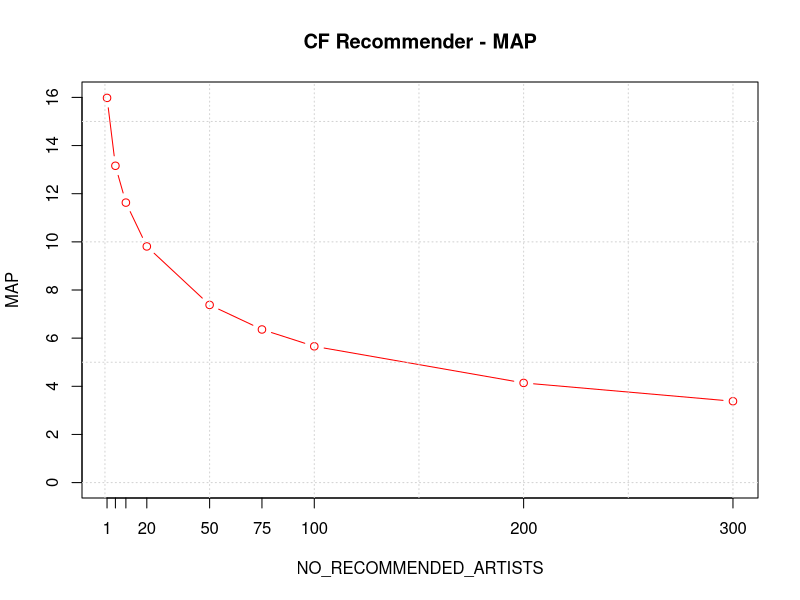
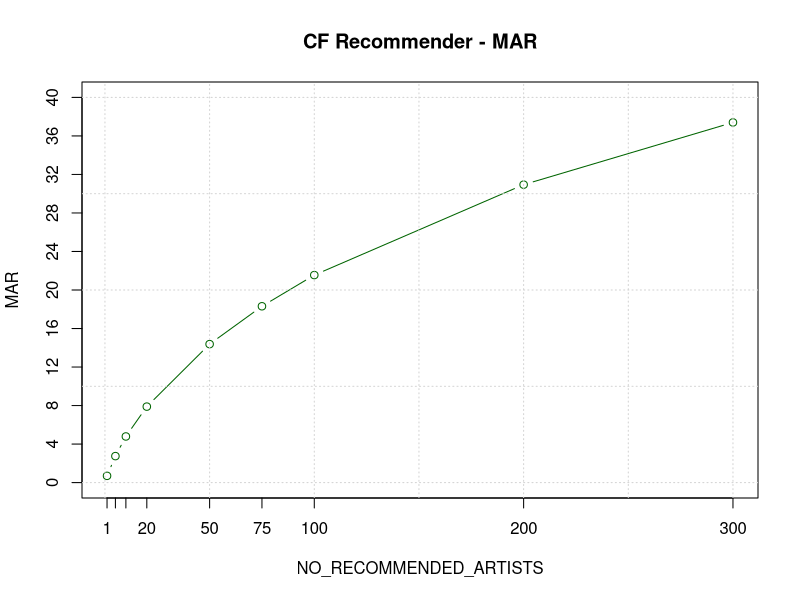
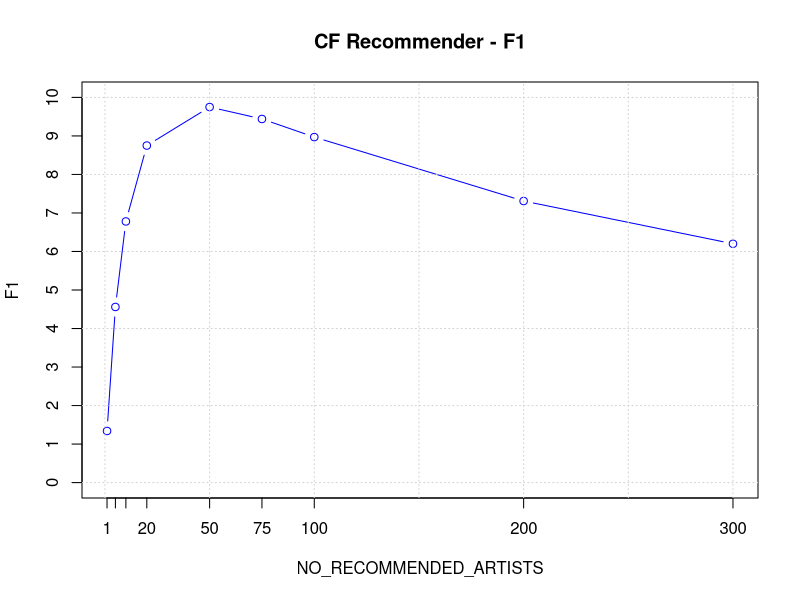
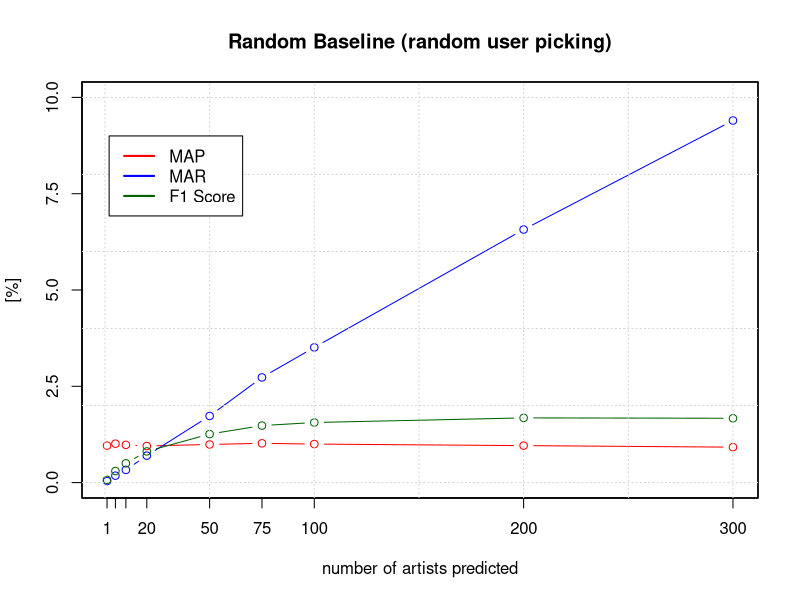
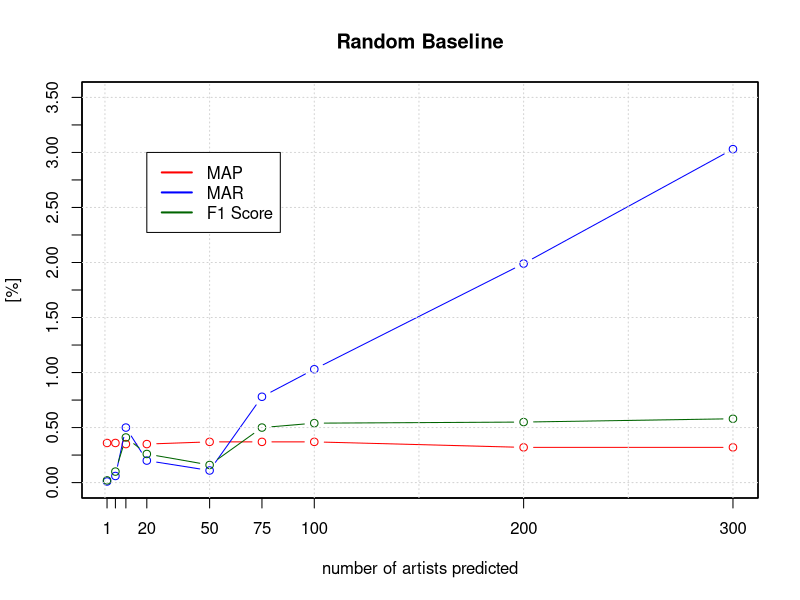
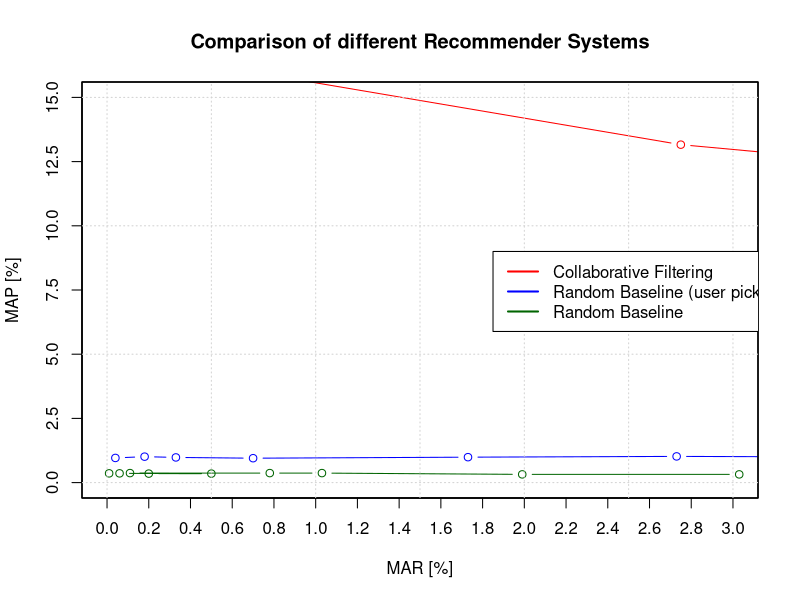

Source code (R) for these figures, in order:

# CF Recommender  (updated: 11.11.2016)

no_recommendations <- c(1, 5, 10, 20, 50, 75, 100, 200, 300)
cf_MAP <- c(15.98, 13.16, 11.63, 9.81, 7.38, 6.36, 5.66, 4.14, 3.38)
cf_MAR <- c(0.70, 2.75, 4.79, 7.89, 14.38, 18.31, 21.55, 30.94, 37.40)
cf_F1 <- c(1.34, 4.56, 6.78, 8.75, 9.75, 9.44, 8.97, 7.31, 6.20)

# CF - MAP
plot(no_recommendations, cf_MAP, type="b", xaxt="n", yaxt="n", xlab="NO_RECOMMENDED_ARTISTS", ylab="MAP", col="red", ylim=c(0,16), main="CF Recommender - MAP")
axis(1, at=no_recommendations, labels=no_recommendations)
axis(2, at=seq(0,16,by=2.0))
grid()
#text(no_recommendations+20, cf_MAP, cf_MAP) # doesnt look good because of: out of bounds problems

# CF - MAR
plot(no_recommendations, cf_MAR, type="b", xaxt="n", yaxt="n", xlab="NO_RECOMMENDED_ARTISTS", ylab="MAR", col="darkgreen", ylim=c(0,40), main="CF Recommender - MAR")
axis(1, at=no_recommendations, labels=no_recommendations)
axis(2, at=seq(0,40,by=4.0))
grid()

# CF - F1
plot(no_recommendations, cf_F1, type="b", xaxt="n", yaxt="n", xlab="NO_RECOMMENDED_ARTISTS", ylab="F1", col="blue", ylim=c(0,10), main="CF Recommender - F1")
axis(1, at=no_recommendations, labels=no_recommendations)
axis(2, at=seq(0,10,by=1.0))
grid()


# CB Recommender (updated: 11.11.2016)

no_recommendations <- c(1, 5, 10, 20, 50, 75, 100, 200, 300)
cb_MAP <- c(4.07, 3.75, 3.37, 2.92, 2.30, 2.01, 1.85, 1.34, 1.15)
cb_MAR <- c(1.56, 0.85, 1.45, 2.44, 4.72, 6.07, 7.34, 12.47, 15.61)
cb_F1 <- c(2.26, 1.39, 2.02, 2.66, 3.09, 3.02, 2.95, 2.42, 2.15)







# Random Baseline (Ours, user picking)
rb_n_artists <- c(1, 5, 10, 20, 50, 75, 100, 200, 300)
rb_MAP <- c(0.96, 1.01, 0.98, 0.95, 0.99, 1.02, 1.00, 0.96, 0.92)
rb_MAR <- c(0.04, 0.18, 0.33, 0.7, 1.73, 2.73, 3.51, 6.57, 9.40)
rb_F1 <- c(0.07, 0.3, 0.5, 0.81, 1.26, 1.48, 1.56, 1.68, 1.67)

plot(rb_n_artists, rb_MAP, type="b", xaxt="n", yaxt="n", xlab="number of artists predicted", ylab="[%]", col="red", ylim=c(0,10), main="Random Baseline (random user picking)")
par(new=TRUE)
plot(rb_n_artists, rb_MAR, type="b", xaxt="n", yaxt="n", xlab="", ylab="", col="blue", ylim=c(0,10))
par(new=TRUE)
plot(rb_n_artists, rb_F1, type="b", xaxt="n", yaxt="n", xlab="", ylab="", col="darkgreen", ylim=c(0,10))
axis(1, at=rb_n_artists, labels=rb_n_artists)
axis(2, at=seq(0,15,by=2.5))
grid()
legend(2, 9, c("MAP", "MAR", "F1 Score"), lty=c(1,1), lwd=2, col=c("red", "blue", "darkgreen"))
par(new=FALSE)

# Random Baseline (his, completely random)

rb2_n_artists <- c(1, 5, 10, 20, 50, 75, 100, 200, 300)
rb2_MAP <- c(0.36, 0.36, 0.35, 0.35, 0.37, 0.37, 0.37, 0.32, 0.32)
rb2_MAR <- c(0.01, 0.06, 0.5, 0.2, 0.11, 0.78, 1.03, 1.99, 3.03)
rb2_F1 <- c(0.02, 0.1, 0.41, 0.26, 0.16, 0.5, 0.54, 0.55, 0.58)

plot(rb2_n_artists, rb2_MAP, type="b", xaxt="n", yaxt="n", xlab="number of artists predicted", ylab="[%]", col="red", ylim=c(0,3.5), main="Random Baseline")
par(new=TRUE)
plot(rb2_n_artists, rb2_MAR, type="b", xaxt="n", yaxt="n", xlab="", ylab="", col="blue", ylim=c(0,3.5))
par(new=TRUE)
plot(rb2_n_artists, rb2_F1, type="b", xaxt="n", yaxt="n", xlab="", ylab="", col="darkgreen", ylim=c(0,3.5))
axis(1, at=rb2_n_artists, labels=rb2_n_artists)
axis(2, at=seq(0,3.5,by=0.25))
grid()
legend(20, 3, c("MAP", "MAR", "F1 Score"), lty=c(1,1), lwd=2, col=c("red", "blue", "darkgreen"))
par(new=FALSE)


# Compare results
plot(cf_MAR, cf_MAP, type="b", xaxt="n", yaxt="n", xlab="MAR [%]", ylab="MAP [%]", col="red", ylim=c(0,15), xlim=c(0,3), main="Comparison of different Recommender Systems")
par(new=TRUE)
plot(rb_MAR, rb_MAP, type="b", xaxt="n", yaxt="n", xlab="", ylab="", col="blue", ylim=c(0,15), xlim=c(0,3))
par(new=TRUE)
plot(rb2_MAR, rb2_MAP, type="b", xaxt="n", yaxt="n", xlab="", ylab="", col="darkgreen", ylim=c(0,15), xlim=c(0,3))
axis(1, at=seq(0, 3, 0.2))
axis(2, at=seq(0,15,by=2.5))
grid()
legend(1.85, 9, c("Collaborative Filtering", "Random Baseline (user picking)", "Random Baseline"), lty=c(1,1), lwd=2, col=c("red", "blue", "darkgreen"))
